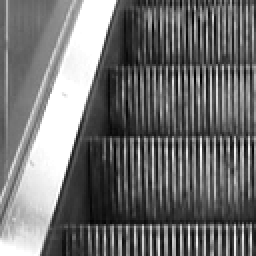
#> input picture frame 12 of TP2/Escalator.avi, 128 x 128 px (shown 2 times larger)
$ python optical_flow_dense.py
#> lines starting #> are read from the running program, lines starting #| are printed output that depends on the picture
import numpy as np
import cv2 as cv

cap = cv.VideoCapture(cv.samples.findFile("Escalator.avi"))
ret, frame1 = cap.read()
#> frame1 is the input picture: shape (128, 128, 3); min 0, max 255, mean 111.6
prvs = cv.cvtColor(frame1, cv.COLOR_BGR2GRAY)
hsv = np.zeros_like(frame1)
hsv[..., 1] = 255

while(1):
    ret, frame2 = cap.read()
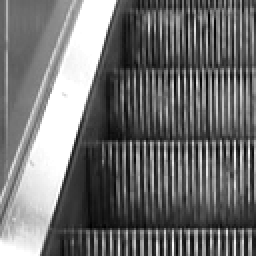
#> input picture frame 13 of TP2/Escalator.avi, 128 x 128 px (shown 2 times larger)
#> frame2 is the input picture: shape (128, 128, 3); min 0, max 255, mean 111.7
    if not ret:
        print('No frames grabbed!')
        break

    next = cv.cvtColor(frame2, cv.COLOR_BGR2GRAY)
    flow = cv.calcOpticalFlowFarneback(prvs, next, None, 0.5, 3, 15, 3, 5, 1.2, 0)
    mag, ang = cv.cartToPolar(flow[..., 0], flow[..., 1])
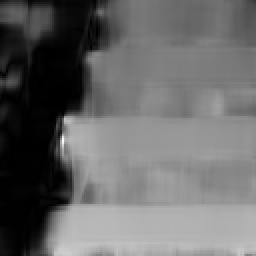
#> mag: shape (128, 128) float32 (shown 2 times larger); min 0.000319, max 3.43, mean 1.41; drawn with min black and max white
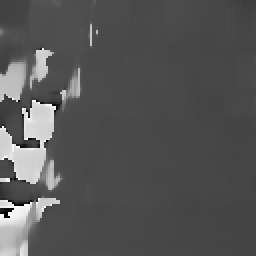
#> ang: shape (128, 128) float32 (shown 2 times larger); min 0.000934, max 6.28, mean 2.1; drawn with min black and max white
    hsv[..., 0] = ang*180/np.pi/2
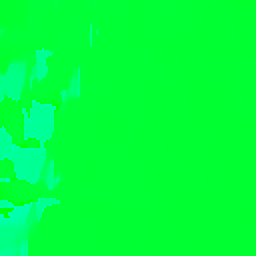
#> hsv: shape (128, 128, 3) (shown 2 times larger); mean of channels 0, 1, 2 59.6, 255, 0; drawn as B, G, R
    hsv[..., 2] = cv.normalize(mag, None, 0, 255, cv.NORM_MINMAX)
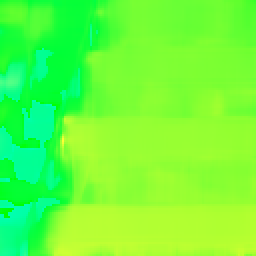
#> hsv: shape (128, 128, 3) (shown 2 times larger); mean of channels 0, 1, 2 59.6, 255, 104.4; drawn as B, G, R
    bgr = cv.cvtColor(hsv, cv.COLOR_HSV2BGR)
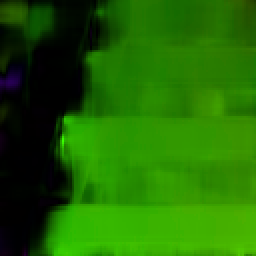
#> bgr: shape (128, 128, 3) (shown 2 times larger); mean B, G, R 0.6, 103.9, 32
    cv.imshow('frame2', bgr)
    k = cv.waitKey(30) & 0xff
#> (key Esc is pressed here)

    if k == 27:
        break
    elif k == ord('s'):
        cv.imwrite('opticalfb.png', frame2)
        cv.imwrite('opticalhsv.png', bgr)
    prvs = next

cv.destroyAllWindows()

$ run again, starting later in the video
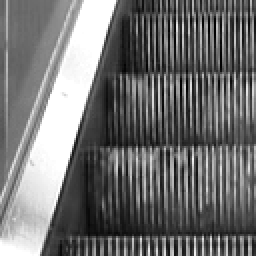
#> input picture frame 57 of TP2/Escalator.avi, 128 x 128 px (shown 2 times larger)
#> frame1 is the input picture: shape (128, 128, 3); min 0, max 255, mean 112.6
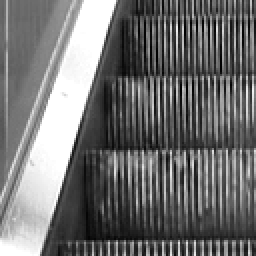
#> input picture frame 58 of TP2/Escalator.avi, 128 x 128 px (shown 2 times larger)
#> frame2 is the input picture: shape (128, 128, 3); min 0, max 255, mean 112.2
#> `bgr = cv.cvtColor(hsv, cv.COLOR_HSV2BGR)`:
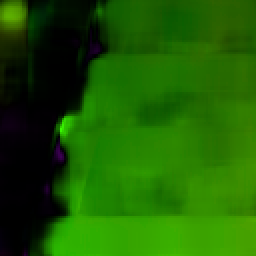
#> bgr: shape (128, 128, 3) (shown 2 times larger); mean B, G, R 0.6, 92.4, 28.7

$ run again, starting later in the video
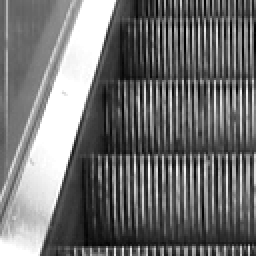
#> input picture frame 102 of TP2/Escalator.avi, 128 x 128 px (shown 2 times larger)
#> frame1 is the input picture: shape (128, 128, 3); min 0, max 255, mean 112.5
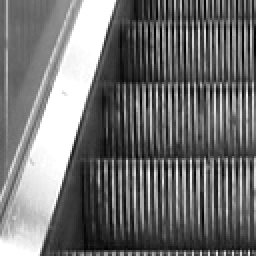
#> input picture frame 103 of TP2/Escalator.avi, 128 x 128 px (shown 2 times larger)
#> frame2 is the input picture: shape (128, 128, 3); min 0, max 255, mean 112.4
#> `bgr = cv.cvtColor(hsv, cv.COLOR_HSV2BGR)`:
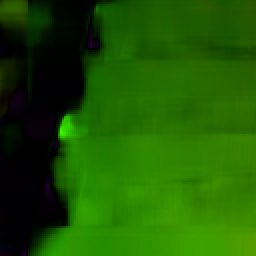
#> bgr: shape (128, 128, 3) (shown 2 times larger); mean B, G, R 0.6, 87.7, 29.6
